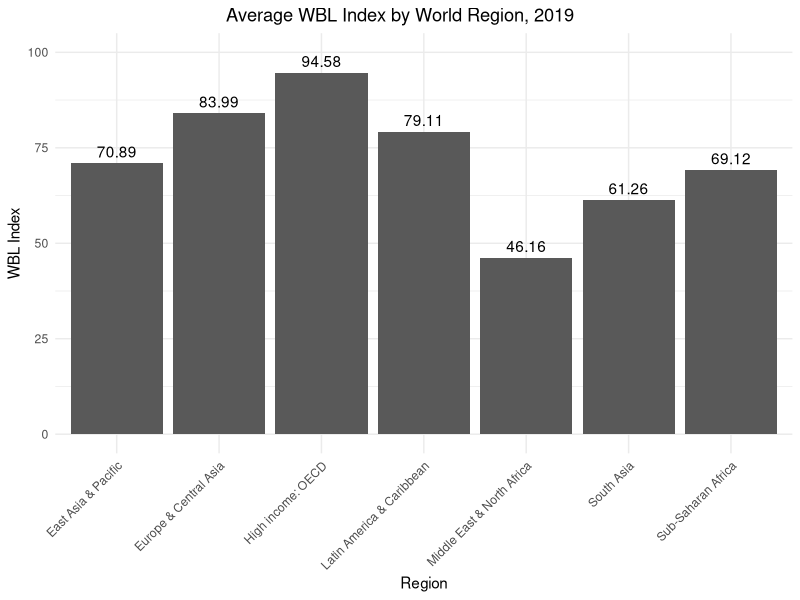
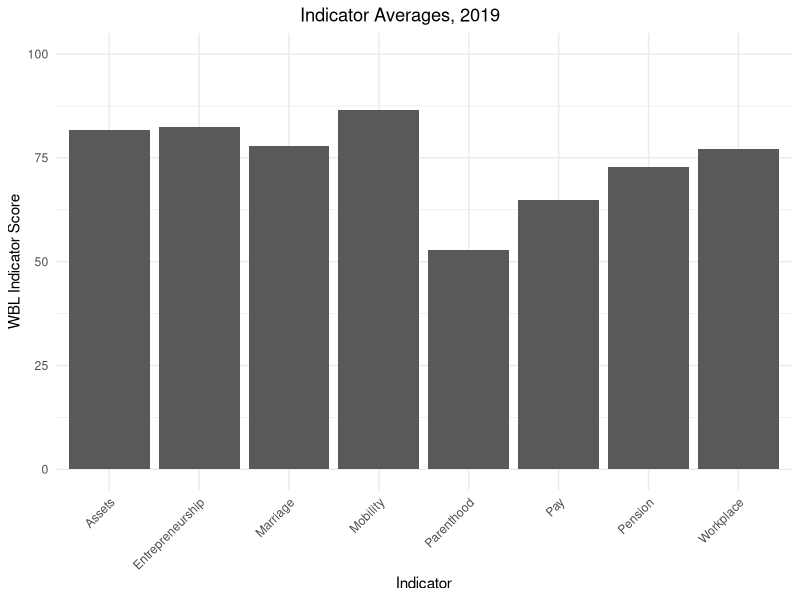
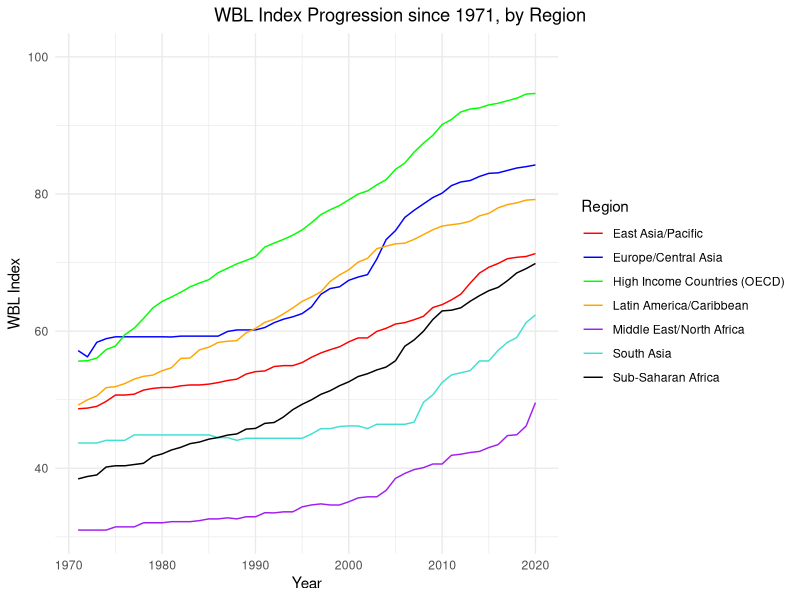
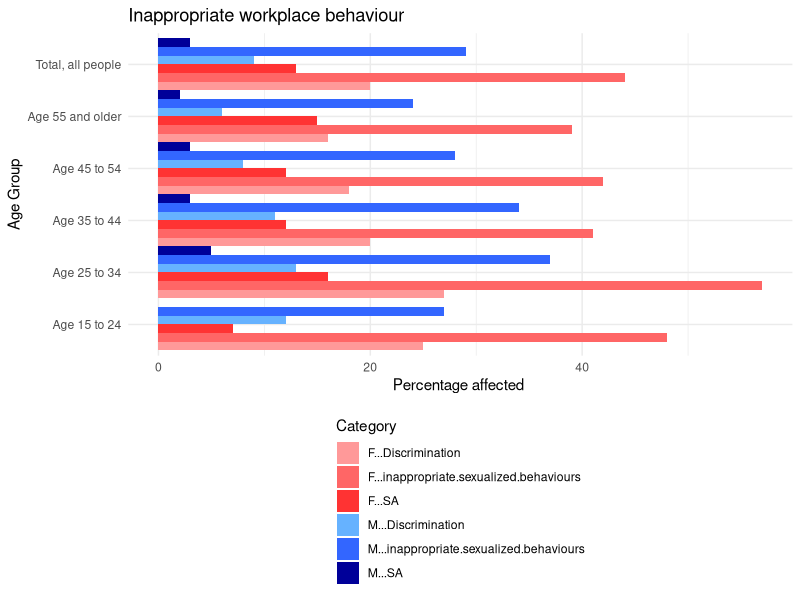

Source code (R) for these figures, in order:
## ---- chunk 1
#| include: false
#| warning: false
#| message: false

library(tidyverse)

## WBL Dataset Setup

wb_data <- read_csv(here::here("outputs/data/wb_data_clean.csv"))
## ---- chunk 2
#| label: fig-firsthyland
#| message: false
#| echo: false
#| warning: false
#| fig-cap: Figure 1A from Hyland et al. 
#| fig-align: center

## Replication of Figure 1A: Avg. WBL Index in 2019


# average out the index across regions
region_avg_index <- wb_data |> group_by(Region) |> filter(`WBL Report Year` == 2019) |>
                    summarise(avg_index = mean(`WBL_index`, na.rm = TRUE), .groups = "drop")


# Plot in ggplot2

  ggplot(data = region_avg_index, mapping = aes(x = Region, y = avg_index)) +
  geom_col() +
  geom_text(aes(label = sprintf("%.2f", avg_index)), vjust = -0.5, color = "black") +  # Add this line for data labels
  labs(title="Average WBL Index by World Region, 2019", x="Region", y="WBL Index") +
  theme_minimal() +
  ylim (NA, 100) +
  theme(plot.title.position = "plot",
        plot.title = element_text(hjust = 0.5), 
        axis.text.x = element_text (angle = 45, vjust = 1, hjust=1))

## ---- chunk 3
#| label: fig-secondhyland
#| message: false
#| echo: false
#| warning: false
#| fig-cap: Figure 1B from Hyland et al. 
#| fig-align: center

## Replication of Figure 1B: Indicator variables averages 2019

# isolate indicators 
average_indicator <- wb_data |> 
                        rename(
                          Mobility = GR1_mobility, 
                          Workplace = GR2_workplace, 
                          Pay = GR3_pay, 
                          Marriage = GR4_marriage, 
                          Parenthood = GR5_parenthood, 
                          Entrepreneurship = GR6_entrep, 
                          Assets = GR7_assets, 
                          Pension = GR8_pension
                        ) |>
                        filter(`WBL Report Year` == 2019) |>
                        select(Mobility, 
                               Workplace, 
                               Pay, 
                               Marriage, 
                               Parenthood, 
                               Entrepreneurship, 
                               Assets, 
                               Pension
                               )

#average them out
avg_values <- colMeans(average_indicator)

#put them in a table 
new_table <- data.frame(Column_Names = names(avg_values), Average_Values = avg_values)
# Plot in ggplot2

  ggplot(data = new_table, mapping = aes(x = Column_Names, y = Average_Values)) +
  geom_col() +
  labs(title="Indicator Averages, 2019", x="Indicator", y="WBL Indicator Score") +
  theme_minimal() +
  ylim (NA, 100) +
  theme(plot.title.position = "plot",
        plot.title = element_text(hjust = 0.5), 
        axis.text.x = element_text (angle = 45, vjust = 1, hjust=1))
  

## ---- chunk 4
#| label: fig-thirdhyland
#| message: false
#| echo: false
#| warning: false
#| fig-cap: Figure 2 from Hyland et al. 
#| fig-align: center

## Replication of Figure 2:  Charting the Progress of Legal Gender Equality over Time
  

#construct tibble of yearly averages of regions.   
regional_avgs_byyear <- wb_data |> select(
                            `WBL Report Year`, 
                            Region, 
                            WBL_index
                        ) |> group_by(Region, `WBL Report Year`) |> 
                             summarise(avg_index = mean(`WBL_index`, na.rm = TRUE), .groups = "drop")

# Sling into ggplot2

regional_avgs_byyear |> 
  ggplot(aes(x=`WBL Report Year`, y=avg_index, group=Region, color=Region)) +
  geom_line() +
  labs(title="WBL Index Progression since 1971, by Region", x="Year", y="WBL Index") +
  scale_color_manual(values=c("red", "blue", "green", "orange", "purple", "turquoise", "black"), labels=c("East Asia/Pacific","Europe/Central Asia", "High Income Countries (OECD)", "Latin America/Caribbean", "Middle East/North Africa", "South Asia", "Sub-Saharan Africa")) +
  theme_minimal() +
  ylim (NA, 100) + 
  theme(plot.title.position = "plot",
        plot.title = element_text(hjust = 0.5))

## ---- chunk 5
#| message: false
#| echo: false
#| warning: false
#| fig-align: center
library(kableExtra)

# Create a data frame for the table
pay <- data.frame(
  Indicator = "Pay",
  Score = 100,
  Question = "“Does the law mandate equal remuneration for work of equal value?”",
  Legal_Basis = "Ontario Pay Equity Act, Sec. 6",
  Citation = "For the purposes of this Act, pay equity is achieved under the job-to-job method of comparison when the job rate for the female job class that is the subject of the comparison is at least equal to the job rate for a male job class in the same establishment where the work performed in the two job classes is of equal or comparable value.",
  Article = "The gender wage gap in Canada: 1998 to 2018 Labour Statistics: Research Papers by Rachelle Pelletier, Martha Patterson and Melissa Moyser",
  Stylized_fact = "Women still earn 87 cents for every dollar a man earns in Canada",
  Link = "[Read more](https://www150.statcan.gc.ca/n1/en/pub/75-004-m/75-004-m2019004-eng.pdf?st=szPFyv6s)",
  Database = "Annualized data from the Labour Force Survey (LFS), a monthly household survey conducted by Statistics Canada.",
  Additional = "56,000 households, no aboriginal settlements or full-time Canadian Armed Force members, remote households in low population density areas"
)

# Transpose the data frame
pay <- t(pay)

# Replace underscores with spaces in column names
colnames(pay) <- gsub("_", " ", colnames(pay))

# Create a table using kableExtra
  kable(pay, format = "latex", caption = "Summary of findings -Pay Indicator") %>%
  column_spec(2, width = "29em")
## ---- chunk 6
#| message: false
#| label: tbl-explanation
#| echo: false
#| warning: false
#| fig-align: center
library(kableExtra)

# Create a data frame for the table
wagegap <- data.frame(
  Category = c("Total explained portion (sum of effects of variables below)", "Human capital", "Education", 
               "Job tenure", "Job attributes", "Part-time", "Public sector", "Union", "Firm size", 
               "Occupation and industry", "Occupation", "Industry", "Demographics", "Age", 
               "Province", "Children", "Marital status", "Total unexplained portion"),
  '1998' = c(28.0, 1.8, -0.5, 2.3, 10.1, 8.9, -0.6, 0.7, 1.1, 18.3, 1.8, 16.5, -2.2, -0.4, -0.1, -0.3, -1.4, 72.0),
  '2018' = c(36.6, -6.1, -4.8, -1.3, -0.7, 9.2, -5.3, -3.4, -1.1, 44.8, 5.1, 39.7, -1.6, -0.3, 1.0, -0.8, -1.5, 63.4)
)

colnames(wagegap) <- c("Category", "1998", "2018")

# Replace special characters in column names
#colnames(wagegap) <- gsub("`", "", colnames(wagegap))

# Create a table using kableExtra
kable(wagegap, format = "latex", booktabs = TRUE, escape = FALSE, caption = "Explanation of the Gender Wage Gap, 1998 to 2018") %>%
 kable_styling() %>%
#  add_header_above(c("Category" = 1, "1998" = 1, "2018" = 1)) %>%
  
  row_spec(18, bold = TRUE)

## ---- chunk 7
#| message: false
#| echo: false
#| warning: false
#| fig-align: center
library(kableExtra)

# Create a data frame for the table
workplace <- data.frame(
  Indicator = "Workplace",
  Score = 100,
  Question = "“Is there legislation on sexual harassment in employment?”",
  Legal_Basis = "Canadian Human Rights Act, Sec. 14(1) and (2)",
  Citation = "It is a discriminatory practice,in matters related to employment,to harass an individual on a prohibited ground of discrimination.",
  Article = "Gender Results Framework: A new data table on workplace harassment",
  Stylized_fact = "Women still earn 87 cents for every dollar a man earns in Canada",
  Link = "[Read more](https://www150.statcan.gc.ca/n1/daily-quotidien/240212/dq240212a-eng.htm)",
  Database = "Data from 2020 Survey on Sexual Misconduct at Work (SSMW) and Gender Results Framework."
)

# Transpose the data frame
workplace <- t(workplace)

# Replace underscores with spaces in column names
colnames(workplace) <- gsub("_", " ", colnames(workplace))
# Create a table using kableExtra
  kable(workplace, format = "latex", caption = "Summary of findings -Workplace Indicator") %>%
    
  column_spec(2, width = "29em")
## ---- chunk 8
#| message: false
#| echo: false
#| warning: false
#| fig-align: center

# Install and load necessary packages if not already installed
 # install.packages("tidyverse")

# Load the necessary libraries
library(tidyverse)

#  provided data
data <- read.table(text = '"Group" "M - inappropriate sexualized behaviours" "M - Discrimination" "M - SA" "F - inappropriate sexualized behaviours" "F - Discrimination" "F - SA"
"Total, all people" 29 9 3 44 20 13
"Age 15 to 24" 27 12 0 48 25 7
"Age 25 to 34" 37 13 5 57 27 16
"Age 35 to 44" 34 11 3 41 20 12
"Age 45 to 54" 28 8 3 42 18 12
"Age 55 and older" 24 6 2 39 16 15', header = TRUE)

# Transform the data into long format for ggplot
data_long <- data %>%
  pivot_longer(cols = -Group, names_to = "Category", values_to = "Percentage")

# Create a sideways stacked bar plot
ggplot(data_long, aes(x = Percentage, y = Group, fill = Category)) +
  geom_bar(stat = "identity", position = "dodge", width = 1) +
  scale_fill_manual(values = c("#FF9999", "#FF6666", "#FF3333", "#66B2FF", "#3366FF", "#000099"), name = "Category") +
  labs(title = "Inappropriate workplace behaviour ",
       x = "Percentage affected ",
       y = "Age Group") +
  
  theme_minimal() +
  theme(
 #   axis.text.y = element_text(angle = 0, hjust = 2),
    legend.position = "bottom",
    legend.direction = "vertical",
    legend.box = "horizontal",
)

## ---- chunk 9
#| message: false
#| echo: false
#| warning: false
#| fig-align: center
library(kableExtra)

# Create a data frame for the table
maternal <- data.frame(
  Indicator = "Parenthood",
  Score = 100,
  Question = "“Is there paid parental leave?”",
  Legal_Basis = "Employment Insurance Act, Art. 12(4); Employment Insurance Act, Secs. 12(4.01) and 23",
  Citation = "The maximum number of weeks for which benefits may be paid for a single pregnancy is 15",
  Article = "2021 MATERNITY LEAVE EXPERIENCE REPORT, Moms At Work",
  Stylized_fact = "One in every 3 mothers returning to the workplace experienced discrimination",
  Link = "[Read more](https://thisismomsatwork.com/wp-content/uploads/edd/2021/05/2021-Maternity-Leave-Experience-Report-Moms-at-Work-1.pdf)",
  Database = "Data from 2021 survey of 1090 mothers who had taken maternity leave in the last 10 years."
)

# Transpose the data frame
maternal <- t(maternal)

# Replace underscores with spaces in column names
colnames(maternal) <- gsub("_", " ", colnames(maternal))
# Create a table using kableExtra
  kable(maternal, format = "latex", caption = "Summary of findings -Parenthood Indicator") %>%
    
  column_spec(2, width = "29em")
